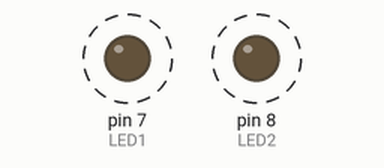
Recording of a sketch running on a simulated Arduino Uno, built with avr-gcc and run on an emulated ATmega328P. Shown: output pins drawn as LEDs (lit = HIGH). Dashed ring = blinking. What the sketch prints to the serial monitor is not drawn.

Above: at 0.2 s.
Timing chart, 0 to 3.0 s (numbered marks = the images above):
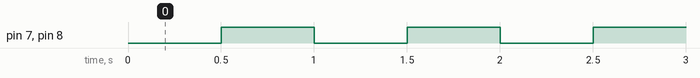

Measured:
- by itself, pin 7 (LED1), pin 8 (LED2): alternates HIGH for 0.50 s and LOW for 0.50 s

The sketch:

5.ino
```cpp
/*Pomocí millis() rozblikejte dvě LED připojené na piny D5 a D7 frekvencí 3 a 5 Hz.
Vždy, když se rozsvítí obě LED, vypište do konzole "sviti obe LED". Tuto skutečnost (že svítí obě LED) kontrolujte jen při změnách stavu LED.
Zároveň do vhodných proměnných ukládejte kolikrát se rozsvítila každá LED a jednou za 10 s tyto dvě hodnoty vypište.
*/
#define LED1 7
#define LED2 8
byte frekvence1 = 1;
byte frekvence2 = 1;
bool StavLed1 = LOW;
bool StavLed2 = LOW;
unsigned long BlinkCounter1;
unsigned long BlinkCounter2;
unsigned long PosledniMillis;
unsigned long PosledniMillis1;
unsigned long PosledniMillis2;
void setup() {
  pinMode (LED1, OUTPUT);
  pinMode (LED2, OUTPUT);
  Serial.begin(9600);

}

void loop() {
  if(millis() - PosledniMillis1 >= 1000 / frekvence1 / 2){
    PosledniMillis1 = millis();
    StavLed1 = !StavLed1;
    digitalWrite(LED1,StavLed1);
    if(StavLed1){
      BlinkCounter1 ++;
    }

  }
    if(millis() - PosledniMillis2 >= 1000 / frekvence2 / 2){
    PosledniMillis2 = millis();
    StavLed2 = !StavLed2;
    digitalWrite(LED2,StavLed2);
    if(StavLed2){
      BlinkCounter2 ++;
    }

  }
  /*uuuuuuuuuif(StavLed1 && StavLed2){
    Serial.println("sviti obe LED");
    delay(50);
  }
  */
  if(millis() - PosledniMillis >= 10000){
    PosledniMillis = millis();
    Serial.println(BlinkCounter1);
    Serial.println(BlinkCounter2);
  }


}
```
